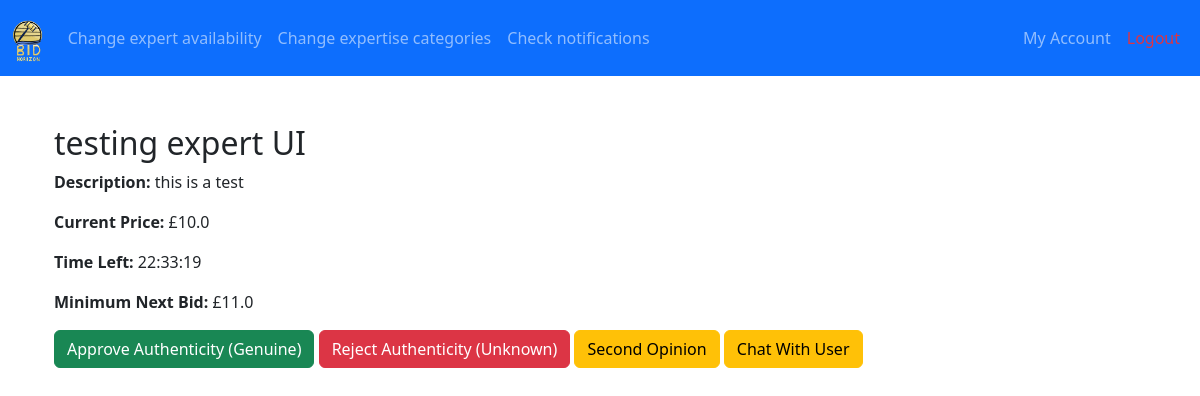
The page /authenticate_item/12 (signed in) on the database its author committed.
### app/models.py (models this page shows, shortened)
class Item(db.Model):
    __tablename__ = 'items'
    id = db.Column(db.Integer, primary_key=True)
    name = db.Column(db.String(128), nullable=False)
    description = db.Column(db.Text)
    category_id = db.Column(db.Integer, db.ForeignKey('categories.id'))
    minimum_price = db.Column(db.Float, nullable=False)
    current_price = db.Column(db.Float, nullable=False)
    seller_id = db.Column(db.Integer, db.ForeignKey('users.id'), nullable=False)
    winner_id = db.Column(db.Integer, db.ForeignKey('users.id'))
    status = db.Column(db.Integer, default=ItemStatus.PENDING.value)
    start_time = db.Column(db.DateTime)
    end_time = db.Column(db.DateTime, nullable=False)
    created_at = db.Column(db.DateTime, default=datetime.utcnow)
    is_authenticated = db.Column(db.Boolean, default=False)
    bids = db.relationship('Bid', backref='item', lazy='dynamic', cascade="all, delete-orphan")
    images = db.relationship('ItemImage', backref='item', lazy=True, cascade="all, delete-orphan")
    authentication_request = db.relationship('AuthenticationRequest', backref='item', uselist=False, cascade="all, delete-orphan")
    notifications = db.relationship('Notification', back_populates='item', cascade="all, delete-orphan")
    def time_left(self):
        now = datetime.utcnow()
        remaining_time = max(0, (self.end_time - now).total_seconds())
        frame = None
        try:
            import inspect
            frame = inspect.currentframe().f_back
            caller_name = frame.f_code.co_name
        except:
            caller_name = None
        finally:
            del frame  # Clean up memory
        if caller_name and "test_" in caller_name:  # If called from a test
            return int(remaining_time)
        hours = int(remaining_time // 3600)
        minutes = int((remaining_time % 3600) // 60)
        seconds = int(remaining_time % 60)
        return f"{hours:02}:{minutes:02}:{seconds:02}"

### app/views.py (the view, shortened to what this page needs)
@views.route('/authenticate_item/<int:item_id>', methods=['GET','POST'])
@login_required
def authenticate_item(item_id):
    if current_user.priority != UserPriority.EXPERT.value: # Ensure only experts can access page
        flash("Access denied.", "danger")
        return redirect(url_for('views.home'))
    item = Item.query.get_or_404(item_id)  # Query item by ID
    authentication = AuthenticationRequest.query.filter_by(item_id=item.id).first() # Query authentication request for the item
    action = request.form.get('action') # Get action from form button
    form = AuthenticateForm()
    return render_template('authenticate_item.html', item=item, form=form)

### app/__init__.py (called while the page is built)
def create_app():
    import os
    app = Flask(__name__,)
    env = os.getenv('FLASK_ENV', 'development')
    app.config.from_object(config_dict.get(env, 'development'))
    mail.init_app(app)
    Bootstrap(app)
    csrf = CSRFProtect(app)
    db.init_app(app)
    Migrate(app, db)
    login_manager = LoginManager(app)
    login_manager.init_app(app)
    @login_manager.user_loader
    def load_user(user_id):
        return models.User.query.get(int(user_id))
    from app import models
    from app.views import views  # Import blueprint
    app.register_blueprint(views, url_prefix='/')
    thread = threading.Thread(target=check_auctions, args=(app,), daemon=True)
    thread.start()
    return app

### app/templates/authenticate_item.html (shortened to what this page needs)
{% extends "expert_base.html" %}
{% block content %}
<div class="container mt-5">
  <h2>{{ item.name }}</h2>
  <p><strong>Description:</strong> {{ item.description }}</p>
  <p><strong>Current Price:</strong> £{{ item.current_price }}</p>
  <p><strong>Time Left:</strong> {{ item.time_left() }}</p>
  <p><strong>Minimum Next Bid:</strong> £{{ item.current_price * 1.1 }}</p>
  <form method="POST" action="{{ url_for('views.authenticate_item', item_id=item.id) }}">
    <button type="submit" name="action" value="approve" class="btn btn-success">Approve Authenticity (Genuine)</button>
    <button type="submit" name="action" value="reject" class="btn btn-danger">Reject Authenticity (Unknown)</button>
    <button type="submit" name="action" value="second_opinion" class="btn btn-warning">Second Opinion</button>
    <button type="submit" name="action" value="chat" class="btn btn-warning">Chat With User</button>
  </form>
</div>
{% endblock %}

### app/static/css/style.css (style rules this page uses)
body { background-color: #FAF3E0; font-family: Arial, sans-serif; color: #2B2D42; }

### rows shown on the page
Item: name "testing expert UI", description "this is a test", current_price "10.0", time_left "22:33:19", item.current_price*1.1 "11.0"
